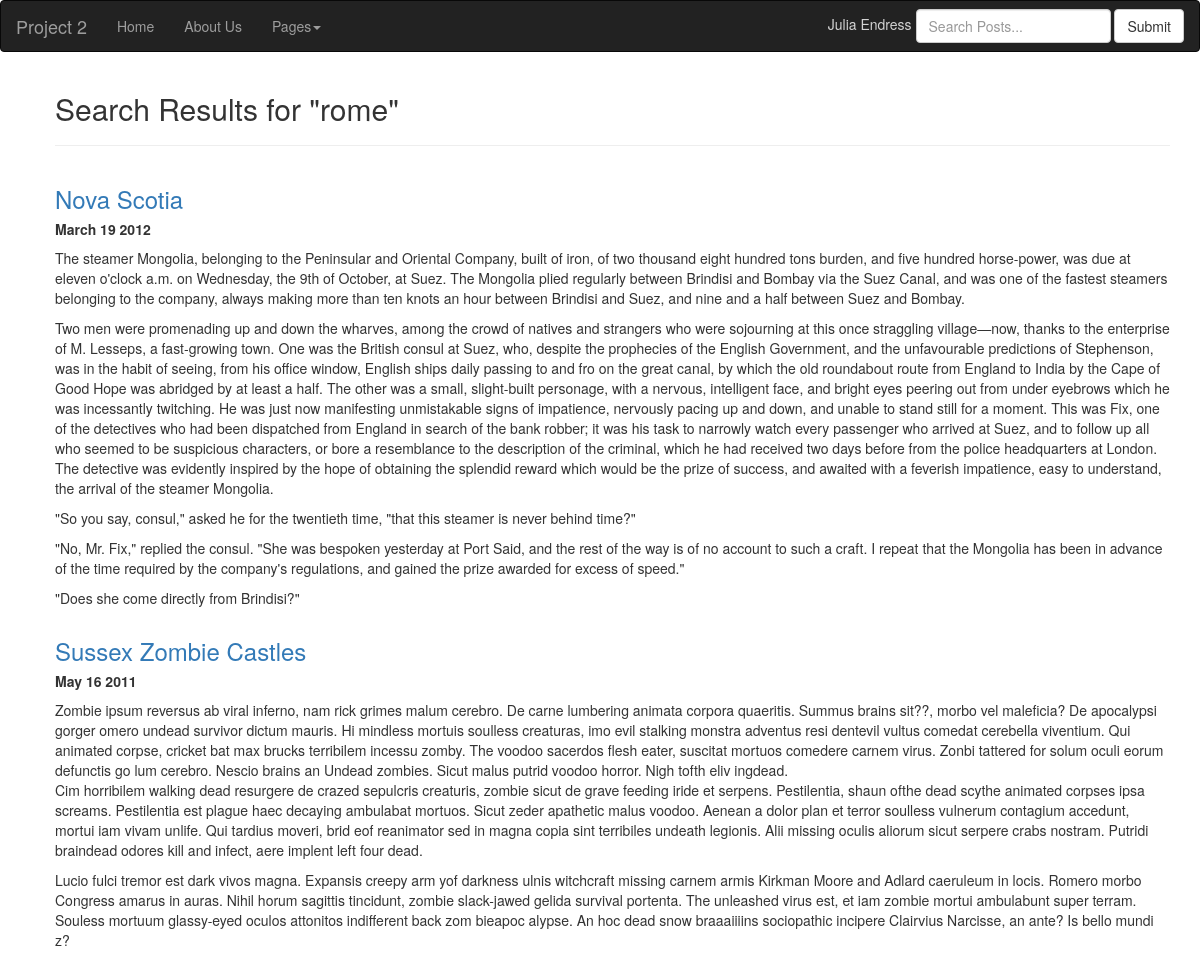
The app's page /search.php?query=rome with its own data.
### tables this page shows
CREATE TABLE IF NOT EXISTS `traveluserdetails` (
  `UID` int(11) NOT NULL,
  `FirstName` varchar(255) DEFAULT NULL,
  `LastName` varchar(255) DEFAULT NULL,
  `Address` varchar(255) DEFAULT NULL,
  `City` varchar(255) DEFAULT NULL,
  `Region` varchar(255) DEFAULT NULL,
  `Country` varchar(255) DEFAULT NULL,
  `Postal` varchar(255) DEFAULT NULL,
  `Phone` varchar(255) DEFAULT NULL,
  `Email` varchar(255) DEFAULT NULL,
  `Privacy` varchar(255) DEFAULT NULL,
  PRIMARY KEY (`UID`)
);

CREATE TABLE IF NOT EXISTS `travelpost` (
  `PostID` int(11) NOT NULL AUTO_INCREMENT,
  `UID` int(11) DEFAULT NULL,
  `ParentPost` int(11) DEFAULT NULL,
  `Title` varchar(255) DEFAULT NULL,
  `Message` longtext,
  `PostTime` datetime DEFAULT NULL,
  PRIMARY KEY (`PostID`),
  KEY `UID` (`UID`)
);

### pdo/search.pdo.php (the view, shortened to what this page needs)
<?php
function searchHeader() {
  $newURL = "error.php";
         $search = $_GET['query'];
         if (empty($search)) {
            header('Location: '. $newURL);
          } else {
         output1($search);
      }
}
function output1($search) {
   echo '<div class="col-md-12">
   <p>
      <h2>Search Results for "' . $search .'"</h2>
      <hr>
   </div>';
}
function search() {
   try {
         $pdo = new PDO(DBCONNSTRING,DBUSER,DBPASS);
         $pdo->setAttribute(PDO::ATTR_ERRMODE, PDO::ERRMODE_EXCEPTION);
         $search = $_GET['query'];
         $sql = "SELECT DISTINCT tid.ImageID, tp.Title, tp.Message, tp.PostTime, td.FirstName, td.LastName, tid.Description FROM traveluserdetails td INNER JOIN travelpost tp ON td.UID = tp.UID INNER JOIN travelimagedetails tid ON tid.ImageID = tp.PostID WHERE (`Description` LIKE '%".$search."%') OR (`FirstName` LIKE '%".$search."%') OR (`LastName` LIKE '%".$search."%') OR (`Message` LIKE '%".$search."%')";
         $result = $pdo->query($sql);
         while ($row = $result->fetch()) {
            output($row);
         }
   }
   catch (PDOException $e) {
      die( $e->getMessage() );
   }
}
function output($row) {
   $date = date_create($row["PostTime"]);
   echo '<div class="col-md-12">
      <h3><a href="travelimage.php?id=' . $row['ImageID'] . '">' . $row['Title']. '</a></h3><h5><b>' . date_format($date,"F j Y") . '</b></h5>' . $row['Message']. '</div>';
}
?>

### records on screen
traveluserdetails: travelpost.Title "Nova Scotia", travelpost.PostTime "March 19 2012", travelpost.Message "The steamer Mongolia, belonging to the Peninsular and Oriental Company, built of iron, of two thousand eight hundred tons burden, and five hundred horse-power, was due at eleven o'clock a.m. on Wednesday, the 9th of October, at Suez. The Mongolia plied regularly between Brindisi and Bombay via the Suez Canal, and was one of the fastest steamers belonging to the company, always making more than ten knots an hour between Brindisi and Suez, and nine and a half between Suez and Bombay. Two men were promenading up and down the wharves, among the crowd of natives and strangers who were sojourning at this once straggling village—now, thanks to the enterprise of M. Lesseps, a fast-growing town. One…"
traveluserdetails: travelpost.Title "Sussex Zombie Castles", travelpost.PostTime "May 16 2011", travelpost.Message "Zombie ipsum reversus ab viral inferno, nam rick grimes malum cerebro. De carne lumbering animata corpora quaeritis. Summus brains sit??, morbo vel maleficia? De apocalypsi gorger omero undead survivor dictum mauris. Hi mindless mortuis soulless creaturas, imo evil stalking monstra adventus resi dentevil vultus comedat cerebella viventium. Qui animated corpse, cricket bat max brucks terribilem incessu zomby. The voodoo sacerdos flesh eater, suscitat mortuos comedere carnem virus. Zonbi tattered for solum oculi eorum defunctis go lum cerebro. Nescio brains an Undead zombies. Sicut malus putrid voodoo horror. Nigh tofth eliv ingdead. Cim horribilem walking dead resurgere de crazed sepulcris…"

### other values on screen
$search "rome"
